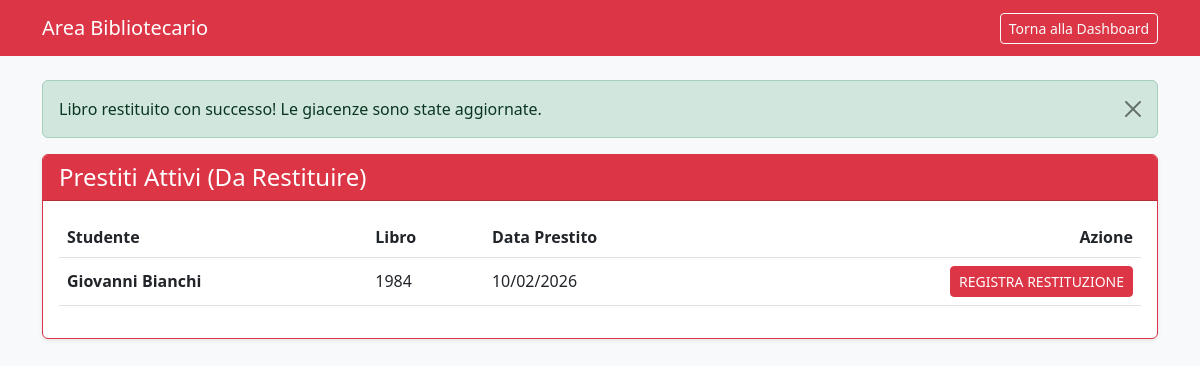
The app's page /src/public/gestione_restituzioni.php?msg=restituito (signed in) with its own data.
### tables this page shows
CREATE TABLE loans (
  id INT AUTO_INCREMENT PRIMARY KEY,
  user_id INT NOT NULL,
  book_id INT NOT NULL,
  loan_date DATETIME NOT NULL DEFAULT CURRENT_TIMESTAMP,
  return_date DATETIME NULL,
  CONSTRAINT fk_loans_user FOREIGN KEY (user_id) REFERENCES users(id),
  CONSTRAINT fk_loans_book FOREIGN KEY (book_id) REFERENCES books(id),
  INDEX idx_loans_active (return_date),
  INDEX idx_loans_user (user_id),
  INDEX idx_loans_book (book_id)
);

CREATE TABLE users (
  id INT AUTO_INCREMENT PRIMARY KEY,
  username VARCHAR(50) NOT NULL UNIQUE,
  full_name VARCHAR(100) NOT NULL,
  role ENUM('student','librarian') NOT NULL,
  password_hash VARCHAR(255) NOT NULL,
  created_at TIMESTAMP DEFAULT CURRENT_TIMESTAMP
);

CREATE TABLE books (
  id INT AUTO_INCREMENT PRIMARY KEY,
  title VARCHAR(150) NOT NULL,
  author VARCHAR(100) NOT NULL,
  isbn VARCHAR(20) NULL,
  pub_year INT NULL,
  total_copies INT NOT NULL,
  available_copies INT NOT NULL,
  description TEXT NULL,
  created_at TIMESTAMP DEFAULT CURRENT_TIMESTAMP,
  CHECK (total_copies >= 0),
  CHECK (available_copies >= 0),
  CHECK (available_copies <= total_copies)
);

### src/public/gestione_restituzioni.php (the view, shortened to what this page needs)
<?php
$mysqli = require __DIR__ . '/../app/db.php';
$query = "SELECT loans.id as loan_id, books.title, users.full_name, loans.loan_date
          FROM loans
          JOIN books ON loans.book_id = books.id
          JOIN users ON loans.user_id = users.id
          WHERE loans.return_date IS NULL
          ORDER BY loans.loan_date ASC";
$result = $mysqli->query($query);
?>
<!DOCTYPE html>
<html lang="it">
<head>
    <link href="https://cdn.jsdelivr.net/npm/bootstrap@5.3.0/dist/css/bootstrap.min.css" rel="stylesheet">
</head>
<body class="bg-light">
    <nav class="navbar navbar-dark bg-danger mb-4">
        <div class="container">
            <span class="navbar-brand">Area Bibliotecario</span>
            <a href="index.php" class="btn btn-outline-light btn-sm">Torna alla Dashboard</a>
        </div>
    </nav>
    <div class="container">
        <?php if (isset($_GET['msg']) && $_GET['msg'] == 'restituito'): ?>
            <div class="alert alert-success alert-dismissible fade show">
                Libro restituito con successo! Le giacenze sono state aggiornate.
                <button type="button" class="btn-close" data-bs-dismiss="alert"></button>
            </div>
        <?php endif; ?>
        <div class="card shadow-sm border-danger">
            <div class="card-header bg-danger text-white">
                <h4 class="mb-0">Prestiti Attivi (Da Restituire)</h4>
            </div>
            <div class="card-body">
                <table class="table table-hover align-middle">
                    <thead>
                        <tr>
                            <th>Studente</th>
                            <th>Libro</th>
                            <th>Data Prestito</th>
                            <th class="text-end">Azione</th>
                        </tr>
                    </thead>
                    <tbody>
                        <?php if ($result->num_rows > 0): ?>
                            <?php while ($row = $result->fetch_assoc()): ?>
                                <tr>
                                    <td class="fw-bold"><?= htmlspecialchars($row['full_name']) ?></td>
                                    <td><?= htmlspecialchars($row['title']) ?></td>
                                    <td><?= date('d/m/Y', strtotime($row['loan_date'])) ?></td>
                                    <td class="text-end">
                                        <a href="azione_restituzione.php?id=<?= $row['loan_id'] ?>"
                                           class="btn btn-danger btn-sm"
                                           onclick="return confirm('Confermi la restituzione?');">
                                           REGISTRA RESTITUZIONE
                                        </a>
                                    </td>
                                </tr>
                            <?php endwhile; ?>
                        <?php else: ?>
                            <tr><td colspan="4" class="text-center text-muted">Nessun prestito attivo al momento.</td></tr>
                        <?php endif; ?>
                    </tbody>
                </table>
            </div>
        </div>
    </div>
</body>
</html>

### records on screen
loans: user.full_name "Giovanni Bianchi", book.title "1984", loan_date "10/02/2026"
